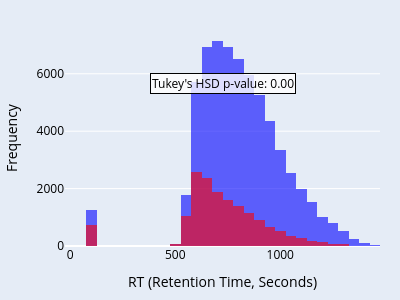

The code cell stored with this chart in its notebook:
### Markdown cell above
## Scaffold split

### Code cell
scaffold_sets = dataset_clean['scaffold'].value_counts()
train_scaffolds,valid_scaffolds = [],[]
train_cnt = 0
train_cutoff = int(0.8*len(dataset_clean))
for scaffold, count in scaffold_sets.items():
    if train_cnt + count > train_cutoff:
        valid_scaffolds.append(scaffold)
    else:
        train_scaffolds.append(scaffold)
        train_cnt += count
train_set_scaffold = dataset_clean[dataset_clean['scaffold'].isin(train_scaffolds)].copy()
valid_set_scaffold = dataset_clean[dataset_clean['scaffold'].isin(valid_scaffolds)].copy()
print(f"Training set size (scaffold split): {len(train_set_scaffold)}")
print(f"Validation set size (scaffold split): {len(valid_set_scaffold)}")

# Create an overlapped histogram for RT values in training and validation sets
fig = px.histogram(
    train_set_scaffold, x='rt', nbins=50, opacity=0.6, 
    #title='Overlapped RT Distribution: Training vs Validation',
    labels={'rt': 'RT (Retention Time, Seconds)', 'Count': 'Frequency'},
    color_discrete_sequence=['blue'],
    marginal=None
)

# Add validation set to the same figure
fig.add_trace(
    px.histogram(
        valid_set_scaffold, x='rt', nbins=50, opacity=0.6, 
        color_discrete_sequence=['red']
    ).data[0]
)

# Update layout for better visualization
fig.update_layout(
    barmode='overlay',
    plot_bgcolor='rgba(229, 236, 246,1)',
    paper_bgcolor='rgba(229, 236, 246,1)',
    width=400,
    height=300,
    margin=dict(l=20, r=20, t=30, b=20),
    legend=dict(title='Dataset', itemsizing='constant')
)
fig.update_yaxes(title_text='Frequency')
fig.update_xaxes(title_font=dict(size=14, color='black'),
                 tickfont=dict(size=12, color='black'))
fig.update_yaxes(title_font=dict(size=14, color='black'),
                 tickfont=dict(size=12, color='black'))

# Combine training and validation sets for Tukey's HSD test
data_combined = train_set_scaffold[['rt']].copy()
data_combined['set'] = 'Training'
validation_data = valid_set_scaffold[['rt']].copy()
validation_data['set'] = 'Validation'
data_combined = pd.concat([data_combined, validation_data])

# Perform Tukey's HSD test
tukey_result = pairwise_tukeyhsd(endog=data_combined['rt'], groups=data_combined['set'], alpha=0.05)
print(tukey_result)

# Annotate the plot with Tukey's HSD results
fig.add_annotation(
    text=f"Tukey's HSD p-value: {tukey_result.pvalues[0]:.2f}",
    xref="paper", yref="paper",
    x=0.5, y=0.8, showarrow=False,
    font=dict(size=12, color="black"),
    align="center",
    bgcolor="rgba(255, 255, 255, 0.8)",
    bordercolor="black",
    borderwidth=1
)

fig.show()
fig.write_image("images/Figure-2.2-Scaffold-v1.svg", scale=2)

### Figure 1 — Plotly figure (JSON) as saved in the notebook; plotly's stock layout.template omitted (floating-point values rounded to 4 significant figures; data arrays with more than 128 entries replaced by an {"elided": "..."} marker saying what was removed)
{"data": [{"bingroup": "x", "hovertemplate": "RT (Retention Time, Seconds)=%{x}<br>count=%{y}<extra></extra>", "legendgroup": "", "marker": {"color": "blue", "opacity": 0.6, "pattern": {"shape": ""}}, "name": "", "nbinsx": 50, "orientation": "v", "showlegend": false, "type": "histogram", "x": {"elided": "64030 float values"}, "xaxis": "x", "yaxis": "y"}, {"bingroup": "x", "hovertemplate": "rt=%{x}<br>count=%{y}<extra></extra>", "legendgroup": "", "marker": {"color": "red", "opacity": 0.6, "pattern": {"shape": ""}}, "name": "", "nbinsx": 50, "orientation": "v", "showlegend": false, "type": "histogram", "x": {"elided": "15975 float values"}, "xaxis": "x", "yaxis": "y"}], "layout": {"annotations": [{"align": "center", "bgcolor": "rgba(255, 255, 255, 0.8)", "bordercolor": "black", "borderwidth": 1, "font": {"color": "black", "size": 12}, "showarrow": false, "text": "Tukey's HSD p-value: 0.00", "x": 0.5, "xref": "paper", "y": 0.8, "yref": "paper"}], "barmode": "overlay", "height": 300, "legend": {"itemsizing": "constant", "title": {"text": "Dataset"}, "tracegroupgap": 0}, "margin": {"b": 20, "l": 20, "r": 20, "t": 30}, "paper_bgcolor": "rgba(229, 236, 246,1)", "plot_bgcolor": "rgba(229, 236, 246,1)", "width": 400, "xaxis": {"anchor": "y", "domain": [0, 1], "tickfont": {"color": "black", "size": 12}, "title": {"font": {"color": "black", "size": 14}, "text": "RT (Retention Time, Seconds)"}}, "yaxis": {"anchor": "x", "domain": [0, 1], "tickfont": {"color": "black", "size": 12}, "title": {"font": {"color": "black", "size": 14}, "text": "Frequency"}}}}
